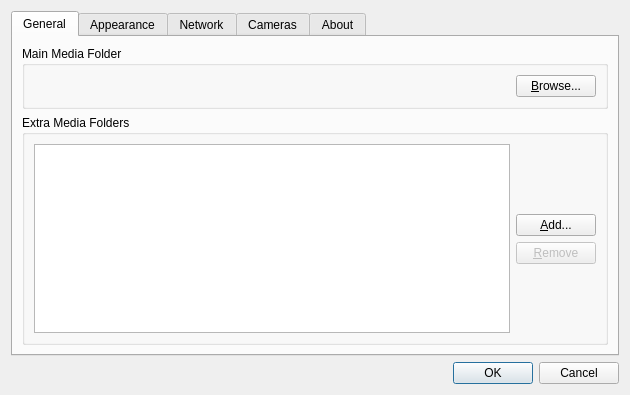
<?xml version="1.0" encoding="UTF-8"?>
<ui version="4.0">
 <class>PreferencesDialog</class>
 <widget class="QDialog" name="PreferencesDialog">
  <property name="geometry">
   <rect>
    <x>0</x>
    <y>0</y>
    <width>630</width>
    <height>395</height>
   </rect>
  </property>
  <property name="sizePolicy">
   <sizepolicy hsizetype="Fixed" vsizetype="Fixed">
    <horstretch>0</horstretch>
    <verstretch>0</verstretch>
   </sizepolicy>
  </property>
  <property name="windowTitle">
   <string>Preferences Editor</string>
  </property>
  <property name="sizeGripEnabled">
   <bool>false</bool>
  </property>
  <layout class="QVBoxLayout" name="verticalLayout">
   <item>
    <widget class="QTabWidget" name="tabWidget">
     <property name="sizePolicy">
      <sizepolicy hsizetype="Preferred" vsizetype="Preferred">
       <horstretch>0</horstretch>
       <verstretch>0</verstretch>
      </sizepolicy>
     </property>
     <property name="currentIndex">
      <number>0</number>
     </property>
     <widget class="QWidget" name="generalTab">
      <attribute name="title">
       <string>General</string>
      </attribute>
      <layout class="QVBoxLayout" name="verticalLayout_2">
       <item>
        <widget class="QGroupBox" name="groupBox_2">
         <property name="sizePolicy">
          <sizepolicy hsizetype="Preferred" vsizetype="Fixed">
           <horstretch>0</horstretch>
           <verstretch>0</verstretch>
          </sizepolicy>
         </property>
         <property name="title">
          <string>Main Media Folder</string>
         </property>
         <layout class="QHBoxLayout" name="horizontalLayout_5">
          <item>
           <widget class="QLabel" name="mediaRootLabel">
            <property name="text">
             <string/>
            </property>
           </widget>
          </item>
          <item>
           <widget class="QPushButton" name="browseButton">
            <property name="sizePolicy">
             <sizepolicy hsizetype="Fixed" vsizetype="Fixed">
              <horstretch>0</horstretch>
              <verstretch>0</verstretch>
             </sizepolicy>
            </property>
            <property name="text">
             <string>&amp;Browse...</string>
            </property>
           </widget>
          </item>
         </layout>
        </widget>
       </item>
       <item>
        <widget class="QGroupBox" name="groupBox_3">
         <property name="title">
          <string>Extra Media Folders</string>
         </property>
         <layout class="QVBoxLayout" name="verticalLayout_5">
          <item>
           <layout class="QHBoxLayout" name="horizontalLayout">
            <item>
             <widget class="QListWidget" name="auxMediaRootsList"/>
            </item>
            <item>
             <layout class="QVBoxLayout" name="verticalLayout_3">
              <item>
               <spacer name="verticalSpacer_3">
                <property name="orientation">
                 <enum>Qt::Vertical</enum>
                </property>
                <property name="sizeHint" stdset="0">
                 <size>
                  <width>20</width>
                  <height>40</height>
                 </size>
                </property>
               </spacer>
              </item>
              <item>
               <widget class="QPushButton" name="pushButton">
                <property name="text">
                 <string>&amp;Add...</string>
                </property>
               </widget>
              </item>
              <item>
               <widget class="QPushButton" name="auxRemovePushButton">
                <property name="enabled">
                 <bool>false</bool>
                </property>
                <property name="text">
                 <string>&amp;Remove</string>
                </property>
               </widget>
              </item>
              <item>
               <spacer name="verticalSpacer_4">
                <property name="orientation">
                 <enum>Qt::Vertical</enum>
                </property>
                <property name="sizeHint" stdset="0">
                 <size>
                  <width>20</width>
                  <height>40</height>
                 </size>
                </property>
               </spacer>
              </item>
             </layout>
            </item>
           </layout>
          </item>
         </layout>
        </widget>
       </item>
      </layout>
     </widget>
     <widget class="QWidget" name="appearanceTab">
      <attribute name="title">
       <string>Appearance</string>
      </attribute>
      <layout class="QVBoxLayout" name="verticalLayout_14">
       <item>
        <widget class="QGroupBox" name="groupBox_9">
         <property name="title">
          <string>Look and Feel</string>
         </property>
         <layout class="QGridLayout" name="gridLayout_2">
          <item row="0" column="0">
           <widget class="QLabel" name="label">
            <property name="text">
             <string>Maximum video items on the scene (*)</string>
            </property>
            <property name="buddy">
             <cstring>maxVideoItemsSpinBox</cstring>
            </property>
           </widget>
          </item>
          <item row="0" column="1">
           <widget class="QSpinBox" name="maxVideoItemsSpinBox">
            <property name="minimumSize">
             <size>
              <width>60</width>
              <height>0</height>
             </size>
            </property>
            <property name="readOnly">
             <bool>false</bool>
            </property>
            <property name="specialValueText">
             <string>Auto</string>
            </property>
            <property name="minimum">
             <number>3</number>
            </property>
            <property name="maximum">
             <number>32</number>
            </property>
            <property name="singleStep">
             <number>1</number>
            </property>
            <property name="value">
             <number>3</number>
            </property>
           </widget>
          </item>
          <item row="0" column="2">
           <spacer name="horizontalSpacer">
            <property name="orientation">
             <enum>Qt::Horizontal</enum>
            </property>
            <property name="sizeHint" stdset="0">
             <size>
              <width>40</width>
              <height>20</height>
             </size>
            </property>
           </spacer>
          </item>
         </layout>
        </widget>
       </item>
       <item>
        <widget class="QGroupBox" name="groupBox_10">
         <property name="title">
          <string>Misc</string>
         </property>
         <layout class="QVBoxLayout" name="verticalLayout_15">
          <item>
           <widget class="QCheckBox" name="downmixAudioCheckBox">
            <property name="text">
             <string>Downmix the Audio from 5.1 to 2.1 channels (*)</string>
            </property>
           </widget>
          </item>
         </layout>
        </widget>
       </item>
       <item>
        <widget class="QLabel" name="restartIsNeededWarningLabel">
         <property name="text">
          <string>* Application restart is needed for these changes to take effect</string>
         </property>
        </widget>
       </item>
       <item>
        <spacer name="verticalSpacer_5">
         <property name="orientation">
          <enum>Qt::Vertical</enum>
         </property>
         <property name="sizeHint" stdset="0">
          <size>
           <width>20</width>
           <height>40</height>
          </size>
         </property>
        </spacer>
       </item>
      </layout>
     </widget>
     <widget class="QWidget" name="networkTab">
      <attribute name="title">
       <string>Network</string>
      </attribute>
      <layout class="QVBoxLayout" name="verticalLayout_12">
       <item>
        <widget class="QGroupBox" name="groupBox">
         <property name="title">
          <string>Interfaces</string>
         </property>
         <layout class="QVBoxLayout" name="verticalLayout_13">
          <item>
           <widget class="QListWidget" name="networkInterfacesList"/>
          </item>
         </layout>
        </widget>
       </item>
       <item>
        <widget class="QGroupBox" name="groupBox_4">
         <property name="sizePolicy">
          <sizepolicy hsizetype="Preferred" vsizetype="Fixed">
           <horstretch>0</horstretch>
           <verstretch>0</verstretch>
          </sizepolicy>
         </property>
         <property name="title">
          <string>Conflict resolving</string>
         </property>
         <layout class="QVBoxLayout" name="verticalLayout_11">
          <item>
           <widget class="QCheckBox" name="allowChangeIPCheckBox">
            <property name="text">
             <string>Allow to change camera IP address if required for cameras to work (for this run only)</string>
            </property>
           </widget>
          </item>
         </layout>
        </widget>
       </item>
      </layout>
     </widget>
     <widget class="QWidget" name="camerasTab">
      <attribute name="title">
       <string>Cameras</string>
      </attribute>
      <layout class="QVBoxLayout" name="verticalLayout_7">
       <item>
        <widget class="QGroupBox" name="groupBox_5">
         <property name="title">
          <string>Detected Cameras</string>
         </property>
         <layout class="QHBoxLayout" name="horizontalLayout_3">
          <item>
           <layout class="QVBoxLayout" name="verticalLayout_6">
            <property name="sizeConstraint">
             <enum>QLayout::SetDefaultConstraint</enum>
            </property>
            <item>
             <widget class="QListWidget" name="camerasList">
              <property name="sizePolicy">
               <sizepolicy hsizetype="Preferred" vsizetype="Expanding">
                <horstretch>0</horstretch>
                <verstretch>0</verstretch>
               </sizepolicy>
              </property>
              <property name="baseSize">
               <size>
                <width>0</width>
                <height>0</height>
               </size>
              </property>
             </widget>
            </item>
            <item>
             <widget class="QLabel" name="totalCamerasLabel">
              <property name="text">
               <string>Total</string>
              </property>
             </widget>
            </item>
           </layout>
          </item>
          <item>
           <widget class="Line" name="line">
            <property name="orientation">
             <enum>Qt::Vertical</enum>
            </property>
           </widget>
          </item>
          <item>
           <widget class="QLabel" name="cameraInfoLabel">
            <property name="sizePolicy">
             <sizepolicy hsizetype="Preferred" vsizetype="Preferred">
              <horstretch>0</horstretch>
              <verstretch>0</verstretch>
             </sizepolicy>
            </property>
            <property name="text">
             <string/>
            </property>
            <property name="alignment">
             <set>Qt::AlignLeading|Qt::AlignLeft|Qt::AlignTop</set>
            </property>
           </widget>
          </item>
         </layout>
        </widget>
       </item>
       <item>
        <widget class="QLabel" name="cameraStatusLabel">
         <property name="palette">
          <palette>
           <active>
            <colorrole role="WindowText">
             <brush brushstyle="SolidPattern">
              <color alpha="255">
               <red>255</red>
               <green>0</green>
               <blue>0</blue>
              </color>
             </brush>
            </colorrole>
           </active>
           <inactive>
            <colorrole role="WindowText">
             <brush brushstyle="SolidPattern">
              <color alpha="255">
               <red>255</red>
               <green>0</green>
               <blue>0</blue>
              </color>
             </brush>
            </colorrole>
           </inactive>
           <disabled>
            <colorrole role="WindowText">
             <brush brushstyle="SolidPattern">
              <color alpha="255">
               <red>120</red>
               <green>120</green>
               <blue>120</blue>
              </color>
             </brush>
            </colorrole>
           </disabled>
          </palette>
         </property>
         <property name="text">
          <string/>
         </property>
        </widget>
       </item>
      </layout>
     </widget>
     <widget class="QWidget" name="aboutTab">
      <attribute name="title">
       <string>About</string>
      </attribute>
      <layout class="QVBoxLayout" name="verticalLayout_8">
       <item>
        <widget class="QGroupBox" name="groupBox_7">
         <property name="sizePolicy">
          <sizepolicy hsizetype="Preferred" vsizetype="Fixed">
           <horstretch>0</horstretch>
           <verstretch>0</verstretch>
          </sizepolicy>
         </property>
         <property name="title">
          <string>Information</string>
         </property>
         <layout class="QGridLayout" name="gridLayout">
          <item row="1" column="0">
           <widget class="QLabel" name="label_2">
            <property name="sizePolicy">
             <sizepolicy hsizetype="Preferred" vsizetype="Fixed">
              <horstretch>0</horstretch>
              <verstretch>0</verstretch>
             </sizepolicy>
            </property>
            <property name="text">
             <string>Version:</string>
            </property>
           </widget>
          </item>
          <item row="1" column="1">
           <widget class="QLabel" name="versionLabel">
            <property name="sizePolicy">
             <sizepolicy hsizetype="Preferred" vsizetype="Fixed">
              <horstretch>0</horstretch>
              <verstretch>0</verstretch>
             </sizepolicy>
            </property>
            <property name="text">
             <string/>
            </property>
           </widget>
          </item>
         </layout>
        </widget>
       </item>
       <item>
        <widget class="QGroupBox" name="groupBox_6">
         <property name="sizePolicy">
          <sizepolicy hsizetype="Preferred" vsizetype="Fixed">
           <horstretch>0</horstretch>
           <verstretch>0</verstretch>
          </sizepolicy>
         </property>
         <property name="title">
          <string>Credits</string>
         </property>
         <layout class="QVBoxLayout" name="verticalLayout_9">
          <item>
           <widget class="QLabel" name="creditsLabel">
            <property name="sizePolicy">
             <sizepolicy hsizetype="Preferred" vsizetype="Fixed">
              <horstretch>0</horstretch>
              <verstretch>0</verstretch>
             </sizepolicy>
            </property>
            <property name="text">
             <string>&lt;!DOCTYPE HTML PUBLIC &quot;-//W3C//DTD HTML 4.0//EN&quot; &quot;http://www.w3.org/TR/REC-html40/strict.dtd&quot;&gt;
&lt;html&gt;&lt;head&gt;&lt;meta name=&quot;qrichtext&quot; content=&quot;1&quot; /&gt;&lt;style type=&quot;text/css&quot;&gt;
p, li { white-space: pre-wrap; }
&lt;/style&gt;&lt;/head&gt;&lt;body style=&quot; font-family:'MS Shell Dlg 2'; font-size:8.25pt; font-weight:400; font-style:normal;&quot;&gt;
&lt;p style=&quot; margin-top:0px; margin-bottom:0px; margin-left:0px; margin-right:0px; -qt-block-indent:0; text-indent:0px;&quot;&gt;&lt;span style=&quot; font-size:8pt; font-weight:600;&quot;&gt;ORGANIZATION_NAME APPLICATION_NAME&lt;/span&gt;&lt;span style=&quot; font-size:8pt;&quot;&gt; uses the following external libraries:&lt;/span&gt; &lt;/p&gt;
&lt;p style=&quot;-qt-paragraph-type:empty; margin-top:0px; margin-bottom:0px; margin-left:0px; margin-right:0px; -qt-block-indent:0; text-indent:0px; font-size:8pt;&quot;&gt;&lt;/p&gt;
&lt;p style=&quot; margin-top:0px; margin-bottom:0px; margin-left:0px; margin-right:0px; -qt-block-indent:0; text-indent:0px;&quot;&gt;&lt;span style=&quot; font-size:8pt; font-weight:600;&quot;&gt;Qt v. QT_VERSION&lt;/span&gt;&lt;span style=&quot; font-size:8pt;&quot;&gt; - Copyright (c) 2011 the Nokia Corporation&lt;/span&gt;&lt;/p&gt;
&lt;p style=&quot; margin-top:0px; margin-bottom:0px; margin-left:0px; margin-right:0px; -qt-block-indent:0; text-indent:0px;&quot;&gt;&lt;span style=&quot; font-size:8pt; font-weight:600;&quot;&gt;FFMpeg FFMPEG_VERSION&lt;/span&gt;&lt;span style=&quot; font-size:8pt;&quot;&gt; - Copyright (c) 2000-2011 the FFmpeg developers&lt;/span&gt;&lt;/p&gt;
&lt;p style=&quot;-qt-paragraph-type:empty; margin-top:0px; margin-bottom:0px; margin-left:0px; margin-right:0px; -qt-block-indent:0; text-indent:0px; font-size:8pt;&quot;&gt;&lt;/p&gt;&lt;/body&gt;&lt;/html&gt;</string>
            </property>
            <property name="textFormat">
             <enum>Qt::AutoText</enum>
            </property>
           </widget>
          </item>
         </layout>
        </widget>
       </item>
       <item>
        <spacer name="verticalSpacer">
         <property name="orientation">
          <enum>Qt::Vertical</enum>
         </property>
         <property name="sizeHint" stdset="0">
          <size>
           <width>20</width>
           <height>40</height>
          </size>
         </property>
        </spacer>
       </item>
      </layout>
     </widget>
    </widget>
   </item>
   <item>
    <widget class="QDialogButtonBox" name="buttonBox">
     <property name="orientation">
      <enum>Qt::Horizontal</enum>
     </property>
     <property name="standardButtons">
      <set>QDialogButtonBox::Cancel|QDialogButtonBox::Ok</set>
     </property>
    </widget>
   </item>
  </layout>
 </widget>
 <resources/>
 <connections>
  <connection>
   <sender>buttonBox</sender>
   <signal>accepted()</signal>
   <receiver>PreferencesDialog</receiver>
   <slot>accept()</slot>
   <hints>
    <hint type="sourcelabel">
     <x>266</x>
     <y>385</y>
    </hint>
    <hint type="destinationlabel">
     <x>157</x>
     <y>274</y>
    </hint>
   </hints>
  </connection>
  <connection>
   <sender>buttonBox</sender>
   <signal>rejected()</signal>
   <receiver>PreferencesDialog</receiver>
   <slot>reject()</slot>
   <hints>
    <hint type="sourcelabel">
     <x>334</x>
     <y>385</y>
    </hint>
    <hint type="destinationlabel">
     <x>286</x>
     <y>274</y>
    </hint>
   </hints>
  </connection>
  <connection>
   <sender>browseButton</sender>
   <signal>clicked()</signal>
   <receiver>PreferencesDialog</receiver>
   <slot>mainMediaFolderBrowse()</slot>
   <hints>
    <hint type="sourcelabel">
     <x>542</x>
     <y>86</y>
    </hint>
    <hint type="destinationlabel">
     <x>439</x>
     <y>326</y>
    </hint>
   </hints>
  </connection>
  <connection>
   <sender>pushButton</sender>
   <signal>clicked()</signal>
   <receiver>PreferencesDialog</receiver>
   <slot>auxMediaFolderBrowse()</slot>
   <hints>
    <hint type="sourcelabel">
     <x>541</x>
     <y>201</y>
    </hint>
    <hint type="destinationlabel">
     <x>191</x>
     <y>0</y>
    </hint>
   </hints>
  </connection>
  <connection>
   <sender>auxRemovePushButton</sender>
   <signal>clicked()</signal>
   <receiver>PreferencesDialog</receiver>
   <slot>auxMediaFolderRemove()</slot>
   <hints>
    <hint type="sourcelabel">
     <x>541</x>
     <y>280</y>
    </hint>
    <hint type="destinationlabel">
     <x>439</x>
     <y>326</y>
    </hint>
   </hints>
  </connection>
  <connection>
   <sender>camerasList</sender>
   <signal>currentRowChanged(int)</signal>
   <receiver>PreferencesDialog</receiver>
   <slot>cameraSelected(int)</slot>
   <hints>
    <hint type="sourcelabel">
     <x>158</x>
     <y>313</y>
    </hint>
    <hint type="destinationlabel">
     <x>440</x>
     <y>322</y>
    </hint>
   </hints>
  </connection>
  <connection>
   <sender>auxMediaRootsList</sender>
   <signal>itemSelectionChanged()</signal>
   <receiver>PreferencesDialog</receiver>
   <slot>auxMediaFolderSelectionChanged()</slot>
   <hints>
    <hint type="sourcelabel">
     <x>272</x>
     <y>230</y>
    </hint>
    <hint type="destinationlabel">
     <x>314</x>
     <y>197</y>
    </hint>
   </hints>
  </connection>
 </connections>
 <slots>
  <slot>mainMediaFolderBrowse()</slot>
  <slot>auxMediaFolderBrowse()</slot>
  <slot>auxMediaFolderRemove()</slot>
  <slot>allowChangeIPChanged()</slot>
  <slot>cameraSelected(int)</slot>
  <slot>enterLicenseClick()</slot>
  <slot>auxMediaFolderSelectionChanged()</slot>
 </slots>
</ui>
